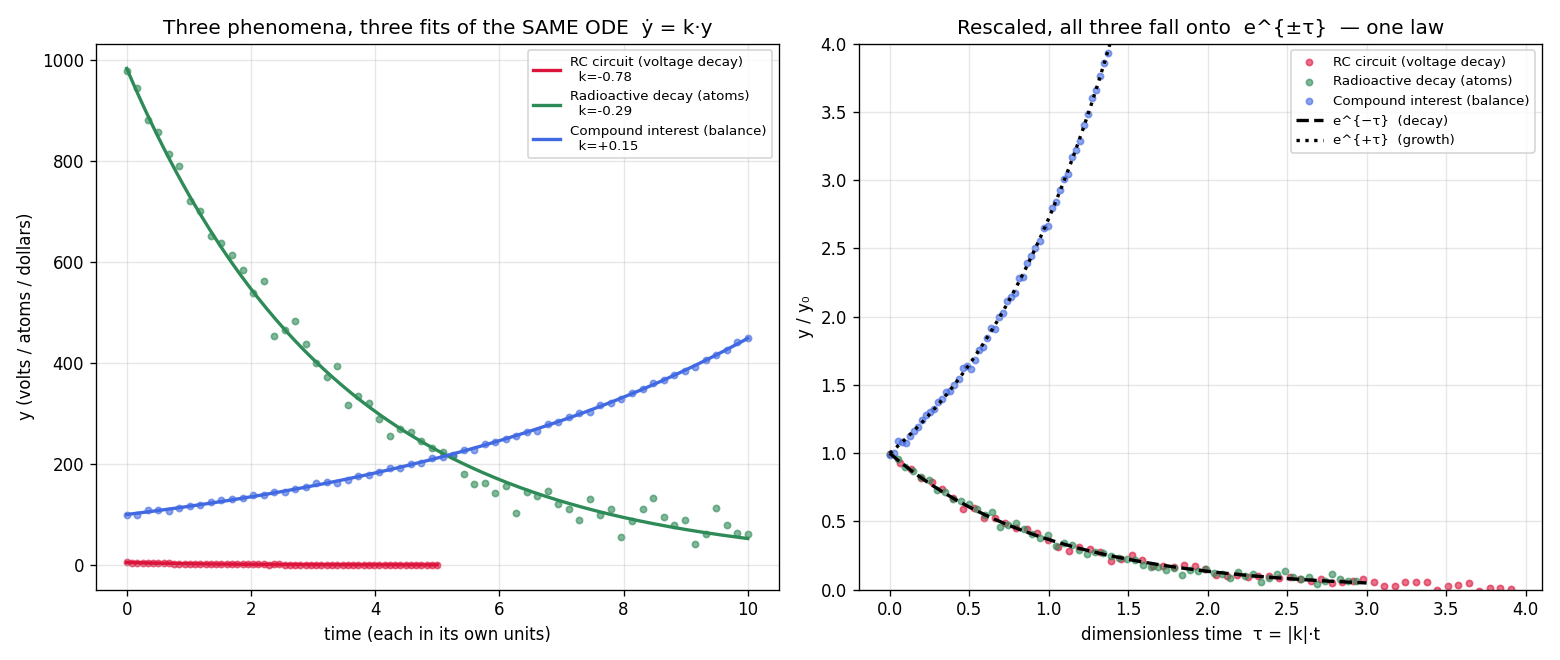

Reproduce this figure in Python.
"""Three unrelated-looking worlds, one differential equation:  ẏ = k y.

- An RC circuit: the capacitor voltage bleeds away through the resistor.
- A lump of uranium: atoms decay at a rate proportional to how many remain.
- A bank account: interest is paid in proportion to the balance.

A physicist, a nuclear chemist, and a banker would each swear they study a
different subject. They are all solving the SAME equation — "the rate of change
is proportional to the amount present" — discovered piecemeal (Bernoulli's
compound interest 1683, Rutherford's decay 1900, RC transients ~1900s).

    phenomenon:   three separate noisy datasets
    simulation:   we generate each from its own physical story
    dissection:   fit  ẏ = k·y  to each with autograd — recover its own k
    formula:      y(t) = y₀ e^{kt}. Negative k = decay, positive k = growth.
                  Rescaled, all three collapse onto ONE curve.
"""
from pathlib import Path

import matplotlib.pyplot as plt
import torch

torch.manual_seed(0)


def make_data(y0, k, t_end, n=60, noise=0.02):
    t = torch.linspace(0, t_end, n)
    y = y0 * torch.exp(k * t)
    y = y + noise * y0 * torch.randn(n)     # measurement noise
    return t, y


# --- phenomenon: three datasets, each with its own units and time scale ---
datasets = {
    "RC circuit (voltage decay)":   make_data(y0=5.0,  k=-0.8, t_end=5.0),   # volts
    "Radioactive decay (atoms)":    make_data(y0=1000, k=-0.3, t_end=10.0),  # counts
    "Compound interest (balance)":  make_data(y0=100,  k=+0.15, t_end=10.0), # dollars
}


def fit_k(t, y):
    """Recover k in  ẏ = k·y  from data alone, via gradient descent (autograd)."""
    k = torch.tensor(0.0, requires_grad=True)
    y0 = y[0].clone().detach().requires_grad_(True)
    opt = torch.optim.Adam([k, y0], lr=0.05)
    for _ in range(2000):
        opt.zero_grad()
        pred = y0 * torch.exp(k * t)
        loss = ((pred - y) ** 2).mean()
        loss.backward()
        opt.step()
    return k.item(), y0.item()


fig, (ax1, ax2) = plt.subplots(1, 2, figsize=(13, 5.5))
colors = ["crimson", "seagreen", "royalblue"]

fitted = {}
for (name, (t, y)), c in zip(datasets.items(), colors):
    k_hat, y0_hat = fit_k(t, y)
    fitted[name] = (k_hat, y0_hat)
    print(f"{name:32s}  recovered  ẏ = ({k_hat:+.3f})·y")
    ax1.scatter(t, y, s=14, color=c, alpha=0.6)
    tt = torch.linspace(0, t.max(), 200)
    ax1.plot(tt, y0_hat * torch.exp(k_hat * tt), color=c, lw=2, label=f"{name}\n  k={k_hat:+.2f}")

ax1.set_xlabel("time (each in its own units)")
ax1.set_ylabel("y (volts / atoms / dollars)")
ax1.set_title("Three phenomena, three fits of the SAME ODE  ẏ = k·y")
ax1.legend(fontsize=8)
ax1.grid(alpha=0.3)

# --- collapse: plot y/y₀ against the dimensionless time  τ = |k|·t ---
for (name, (t, y)), c in zip(datasets.items(), colors):
    k_hat, y0_hat = fitted[name]
    tau = abs(k_hat) * t
    ax2.scatter(tau, y / y0_hat, s=14, color=c, alpha=0.6, label=name)
tau = torch.linspace(0, 3, 200)
ax2.plot(tau, torch.exp(-tau), "k--", lw=2, label="e^{−τ}  (decay)")
ax2.plot(tau, torch.exp(tau), "k:", lw=2, label="e^{+τ}  (growth)")
ax2.set_xlabel("dimensionless time  τ = |k|·t")
ax2.set_ylabel("y / y₀")
ax2.set_title("Rescaled, all three fall onto  e^{±τ}  — one law")
ax2.legend(fontsize=8)
ax2.grid(alpha=0.3)
ax2.set_ylim(0, 4)

plt.tight_layout()
out = Path(__file__).with_suffix(".png")
plt.savefig(out, dpi=120)
print(f"Saved: {out}")
